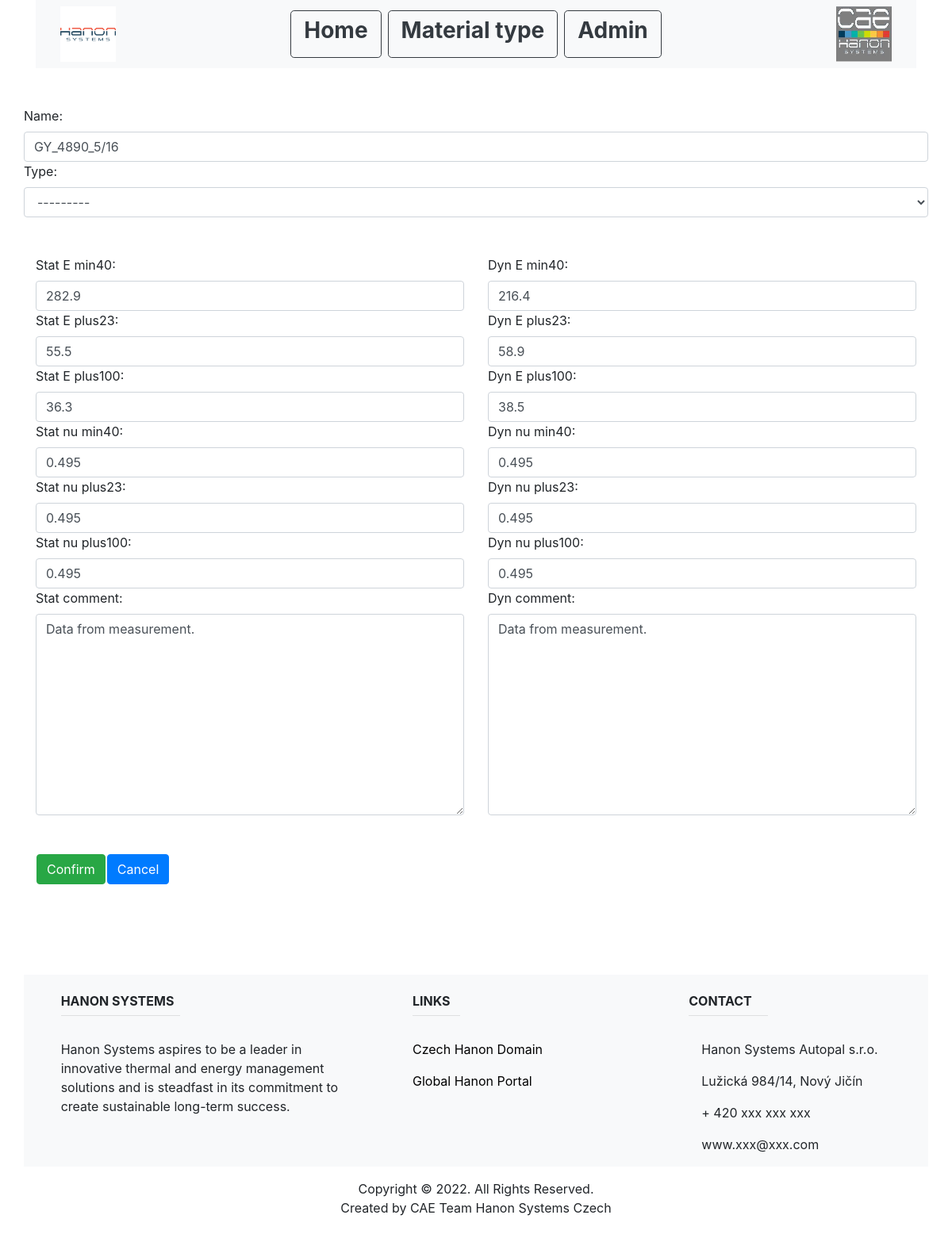
The app's page /material_type_list/4/1/update_hose/, older data.
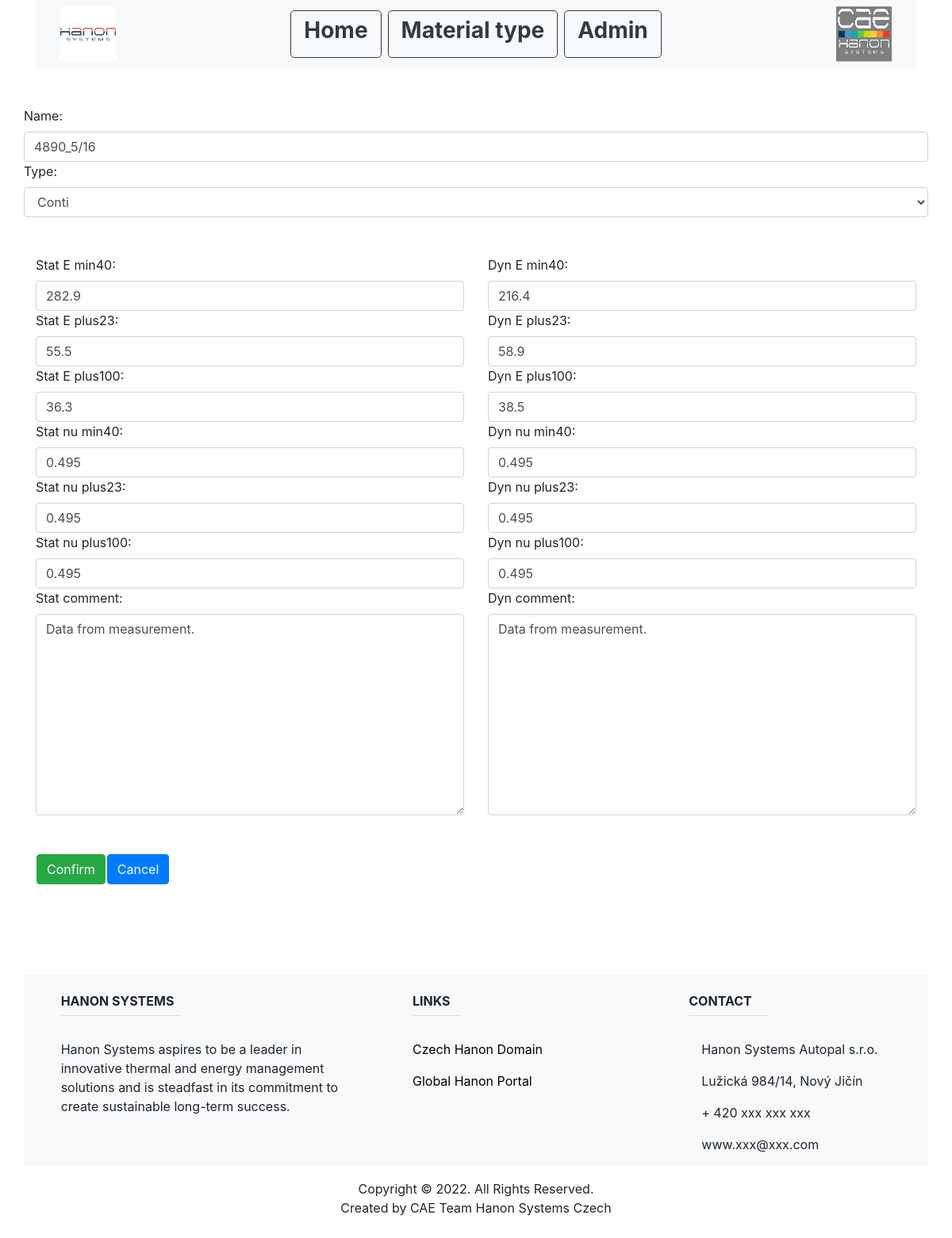
The same page, newer data.
### main/models.py (models this page shows, shortened)
class Hose(models.Model):
    name = models.CharField(max_length=200, unique=True)
    type = models.CharField(max_length=200, choices=HOSE_CHOICES)
    material_type_id = models.ForeignKey(MaterialType, on_delete=models.CASCADE)

### main/views.py (the view, shortened to what this page needs)
# urls.py: path('material_type_list/<int:material_type_id>/<int:hose_id>/update_hose/', views.update_hose, name="update_hose"),
def update_hose(response, material_type_id, hose_id):
    hose_info = Hose.objects.get(pk=hose_id)
    hose_info_s = HoseStatic.objects.get(Stat_hose_id=hose_id)
    hose_info_d = HoseDynamic.objects.get(Dyn_hose_id=hose_id)
    form = HoseForm(instance=hose_info)
    form_s = HoseStaticForm(instance=hose_info_s)
    form_d = HoseDynamicForm(instance=hose_info_d)
    context = {"form": form, "form_s": form_s, "form_d": form_d, "material_type_id": material_type_id}
    return render(response, "main/add_update_form.html", context)

### main/forms.py
class HoseForm(forms.ModelForm):
    class Meta:
        model = Hose
        exclude = ['material_type_id']
        widgets = {
            "name": forms.TextInput(attrs={"class": "form-control", "placeholder": "Type Material Name"}),
            "type": forms.Select(attrs={"class": "form-control", "placeholder": "Choice Type Of Hose"}),
        }

### main/templates/main/add_update_form.html (shortened to what this page needs)
{% extends "main/base.html" %}
{% block content %}
<br/><br/>
<div class="form-group">
    <form action="" method="POST">
        <div class="row">
            {{form.as_table}}
        </div>
        <br/><br/>
        <div class="row">
            <div class="col">
                {{form_s.as_table}}
            </div>
            <div class="col">
                {{form_d.as_table}}
            </div>
        </div>
            <br/><br/>
            <div class="row">
                <div class="col">
                    <table>
                        <td><button class="btn btn-success">Confirm</button></td>
                        <td><input class="btn btn-primary" type=button value="Cancel" onClick="javascript:history.go(-1);"></td>
                    </table>
                </div>
            </div>
        </div>
</div>
{% endblock %}

Row changes from the older to the newer data that the page shows:
changed Hose: name "GY_4890_5/16" → "4890_5/16"; type "---------" → "Conti"
